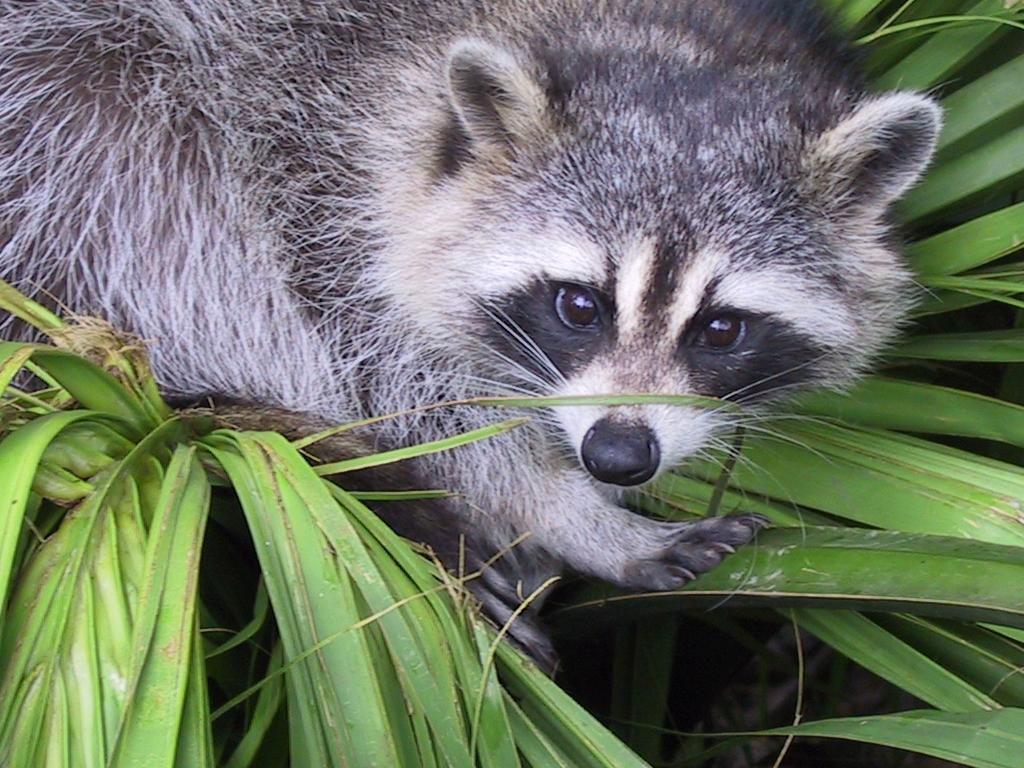
#> input picture Array/ex03/animal.jpeg, 1024 x 768 px
$ python zoom.py
#> lines starting #> are read from the running program, lines starting #| are printed output that depends on the picture
### Array/ex03/load_image.py
from PIL import Image

def load_image(path: str):
    """
    Load an image file from the provided file path.
    Convert the image to grayscale.
    Return the image object.
    """
#> called with path = 'animal.jpeg'
    try:
        image = Image.open(path).convert("L")
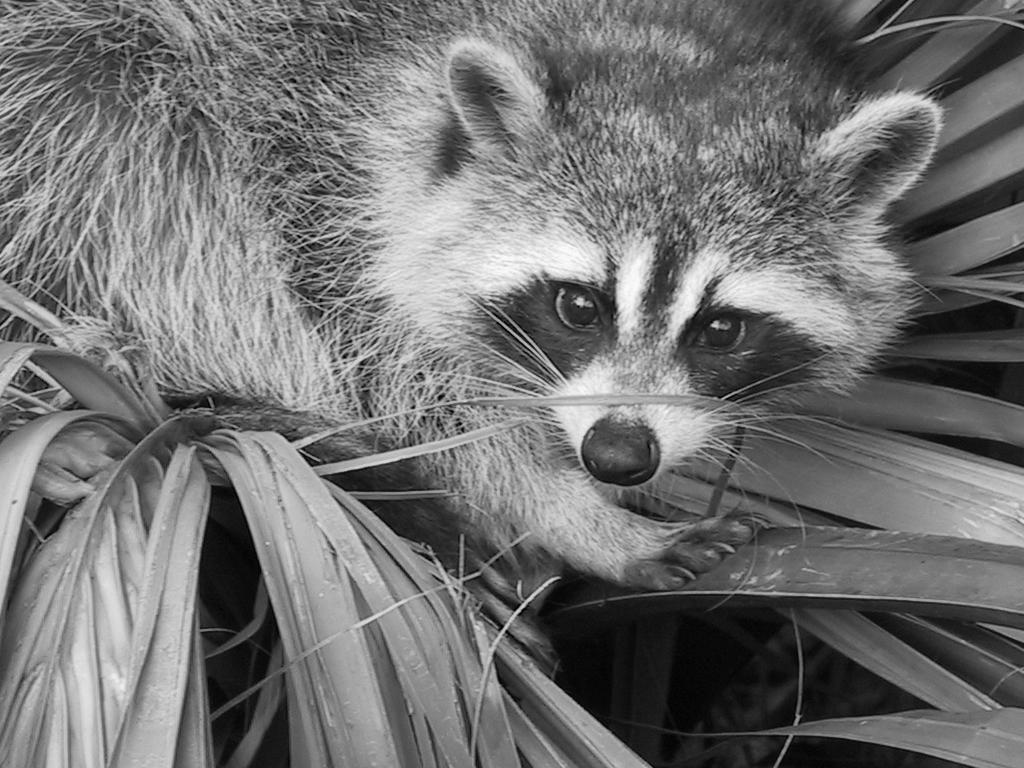
#> image: PIL image 1024x768 L; min 0, max 253, mean 113.8
#| The shape of image is: (768, 1024)
#> (printed output is left out)
        return image
    except IOError:
        print("Error: Unable to open image file. Please check the file path.")
        return None

### Array/ex03/zoom.py
import numpy as np
import matplotlib.pyplot as plt
from load_image import load_image

def zoom_image(image, scale=2):
    """
    Takes a PIL Image and returns a new image that is a cropped "zoomed-in" version of the original.

    Parameters:
    - image: a PIL Image object
    - scale: the scale factor to zoom. Higher values result in higher zoom levels. Default is 2.

    Returns: a new PIL Image that is a zoomed-in version of the original image
    """
#> called with scale = 2
    width, height = image.size
#> width = 1024; height = 768
    new_width = width // scale
#> new_width = 512
    new_height = height // scale
#> new_height = 384

    """
        The left and top define the upper left corner of the box,
        while right and bottom define the lower right corner.

        (left, top) -------------
        |                        |
        |                        |
        |                        |
        --------- (right, bottom)
    """
    left = (width - new_width)/2
#> left = 256
    top = (height - new_height)/2
#> top = 192
    right = (width + new_width)/2
#> right = 768
    bottom = (height + new_height)/2
#> bottom = 576

    # Crop the center of the image
    image = image.crop((left, top, right, bottom))
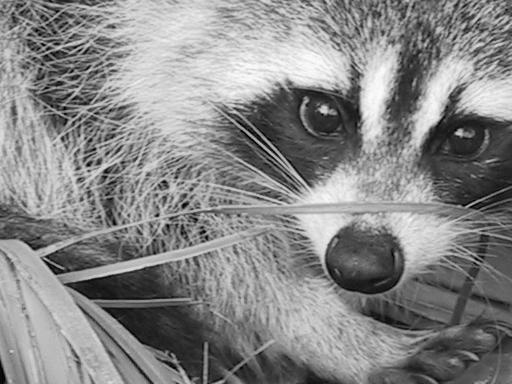
#> image: PIL image 512x384 L; min 0, max 253, mean 135
    return image

def main():
    """
    Main function to load an image, print details, zoom in, and display the zoomed image.
    """
    image_path = "animal.jpeg"
    img = load_image(image_path)

    if img is None:
        return

    print(f"The shape of image is: {np.array(img).shape}")

    # Print pixel content
    print(np.array(img))

    # Zoom and print new details
    img_zoomed = zoom_image(img)
    print(f"New shape after slicing: {np.array(img_zoomed).shape}")
#| New shape after slicing: (384, 512)

    # Print pixel content after zoom
    print(np.array(img_zoomed))
#> (printed output is left out)

    # Display image with scale
    plt.imshow(img_zoomed, cmap='gray')
    plt.xticks(np.arange(0, img_zoomed.size[0], step=50))
    plt.yticks(np.arange(0, img_zoomed.size[1], step=50))
    plt.show()

if __name__ == "__main__":
    main()
